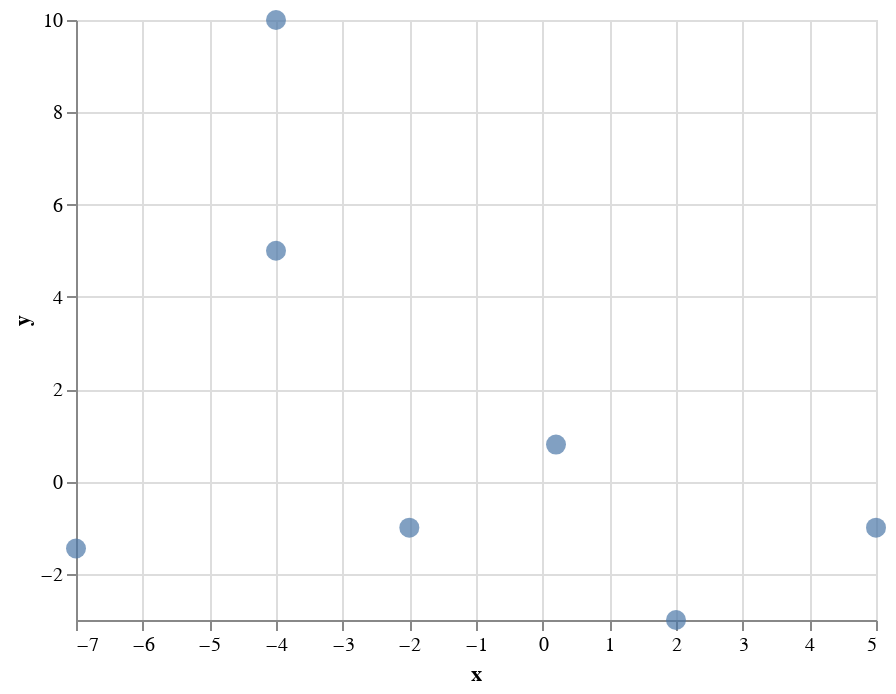

This figure's notebook cell:
### Markdown cell above
* Which of the 7 points in `df_centers` is closest to (-3,3)?  Which is furthest from $(-3,3)$?  Look at the Altair chart below to answer these questions.

### Code cell
alt.Chart(df_centers).mark_circle(size=100).encode(
    x="x",
    y="y"
)

### Figure 1 — Vega-Lite specification as saved in the notebook (floating-point values rounded to 4 significant figures)
{"config": {"view": {"continuousWidth": 400, "continuousHeight": 300}}, "data": {"name": "data-babee5a96778537fb2d81d921a8b4116"}, "mark": {"type": "circle", "size": 100}, "encoding": {"x": {"type": "quantitative", "field": "x"}, "y": {"type": "quantitative", "field": "y"}}, "$schema": "https://vega.github.io/schema/vega-lite/v4.8.1.json", "datasets": {"data-babee5a96778537fb2d81d921a8b4116": [{"x": -4.0, "y": 10.0}, {"x": 0.2, "y": 0.8}, {"x": 2.0, "y": -3.0}, {"x": 5.0, "y": -1.0}, {"x": -4.0, "y": 5.0}, {"x": -2.0, "y": -1.0}, {"x": -7.0, "y": -1.45}]}}
